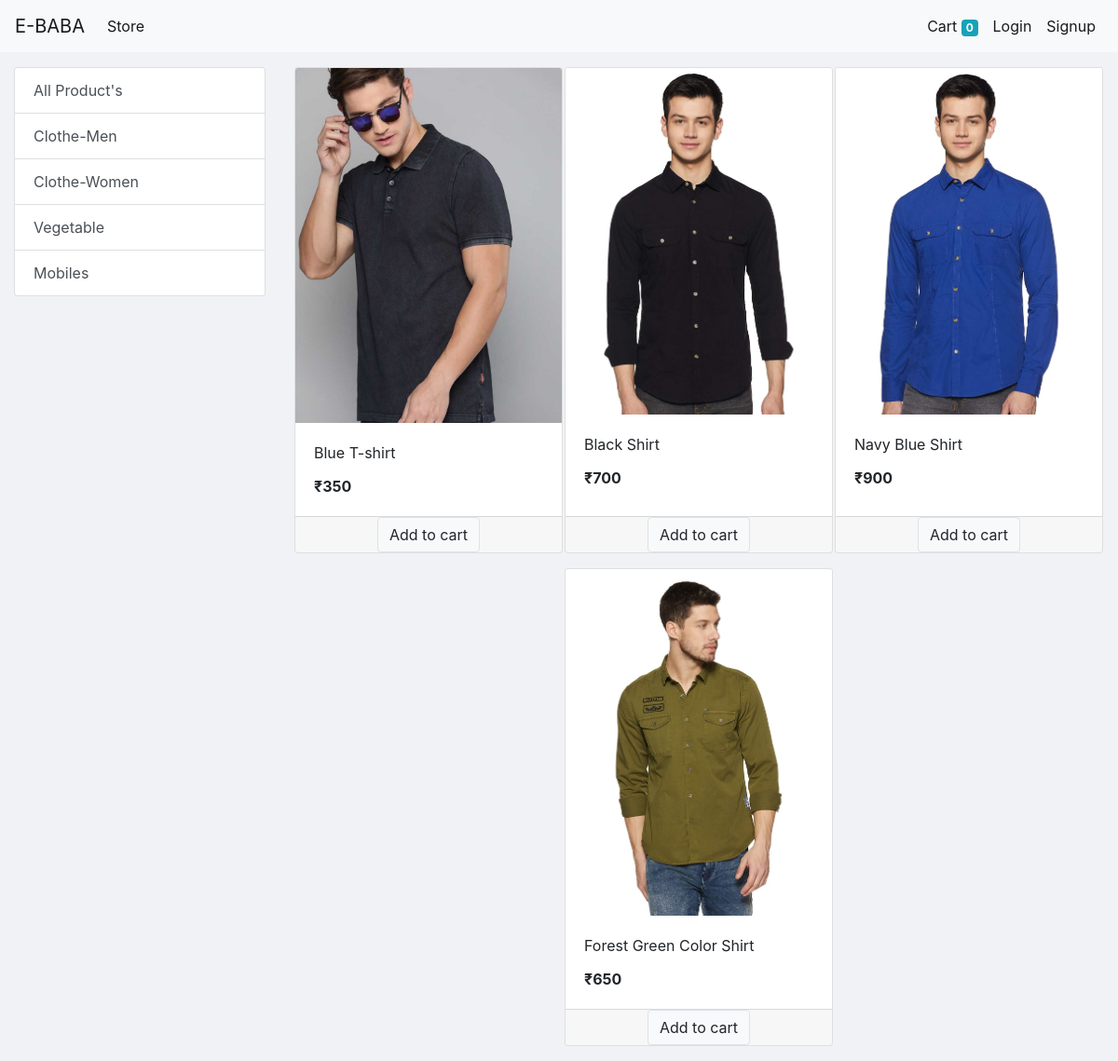
/?category=1, run on the app's committed database.
### store/models/category.py (models this page shows, shortened)
class Category(models.Model):
    Categoryname=models.CharField(max_length=200)
    @staticmethod
    def get_all_categories():
        return Category.objects.all()

### store/models/product.py (models this page shows, shortened)
class Product(models.Model):
    Productname=models.CharField(max_length=100)
    Productprice=models.IntegerField(default=0)
    category = models.ForeignKey(Category,on_delete=models.CASCADE,default=1)
    Productdescription=models.CharField(max_length=200,default='',null=True,blank=True)
    Productimage=models.ImageField(upload_to='assests/pictures/')
    @staticmethod
    def get_all_product_by_categoryid(category_id):
        if category_id:
          return Product.objects.filter(category=category_id)
        else:
            return Product.get_all_product()

### store/views/home.py (the view, shortened to what this page needs)
# urls.py: path('',home.Index.as_view(),name='homepage'),
class Index(View):
    def get(self,request):
        cart=request.session.get('cart')
        if not cart:
            request.session['cart']={}
        products=None
        request.session.get('cart')
        categories=Category.get_all_categories()
        categoryID=request.GET.get('category')
        if categoryID:
           products=Product.get_all_product_by_categoryid(categoryID)
           data={}
           data['products']=products
           data['categories']=categories
           return render(request,'index.html',data)
        else:
          products=Product.get_all_product()
          data={}
          data['products']=products
          data['categories']=categories
          return render(request,'index.html',data)

### store/templatetags/cart.py (called while the page is built)
@register.filter(name='is_in_cart')
def is_in_cart(products,cart):
    keys=cart.keys()
    for id in keys:
        if id==str(products.id):
            return True
    return False

### store/templates/index.html (shortened to what this page needs)
{% extends 'base.html'%}
{% block content %}
{% load cart %}
<div class="container-fluid mt-3">
    <div class="row">
        <div class="col-lg-3">
            <div class="list-group">
                <a href="/" class="list-group-item list-group-item-action">
                    All Product's
                </a>
                {% for category in categories %}
                <a href="/?category={{category.id}}" class="list-group-item list-group-item-action">
                    {{category.Categoryname}}
                </a>
                {% endfor %}
            </div>
        </div>
        <div class="col-lg-9 ">
            <div class="row mx-auto">
                {% for products in products %}
                    <div class="card mx-auto mb-3" id="{{products.id}}" style="width: 18rem;">
                        <img src="{{products.Productimage.url}}" class="card-img-top" alt="card image cap">
                        <div class="card-body">
                            <p class="card-title">{{products.Productname}}</p>
                            <p class="card-text font-weight-bold">₹{{products.Productprice}}</p>
                        </div>
                        <div class="card-footer p-0 ">
                            {% if products|is_in_cart:request.session.cart %}
                            <div class="row no-gutters">
                                <form action="/#{{products.id}}" class="col-2" method="Post">
                                    {% csrf_token %}
                                    <input type="text" hidden name="product" value="{{products.id}}">
                                    <input type="text" hidden name="remove" value="True">
                                    <input type="submit" value="-" class=" btn btn-block btn-secondary">
                                </form>
                                <div class="text-center col mt-2">{{products|cart_count:request.session.cart}} in Cart</div>
                                <form action="" class="col-2" method="Post">
                                    {% csrf_token %}
                                    <input type="text" hidden name="product" value="{{products.id}}">
                                    <input type="submit" value="+" class=" btn btn-block btn-secondary">
                                </form>
                            </div>
                            {% else %}
                            <form action="/#{{products.id}}" method="Post" class="btn-block">
                                <center><input type="submit"  class="btn btn-light border" value="Add to cart"></center>
                            </form>
                            {%endif%}
                        </div>
                    </div>
                {% endfor %}
            </div>
        </div>
    </div>
</div>
{% endblock %}

### store/templates/Base.html (shortened to what this page needs)
<!DOCTYPE html>
<html lang="en">
<head>
    <link rel="stylesheet" href="https://maxcdn.bootstrapcdn.com/bootstrap/4.0.0/css/bootstrap.min.css">
    <link rel="stylesheet" href="https://stackpath.bootstrapcdn.com/font-awesome/4.7.0/css/font-awesome.min.css">
</head>
<body style="background-color:#f1f2f6">
<nav class="navbar navbar-expand-lg navbar-light bg-light">
    <a class="navbar-brand" href="/">E-BABA</a>
    <div class="collapse navbar-collapse" id="navbarSupportedContent">
        <ul class="navbar-nav mr-auto">
            <li class="nav-item active">
                <a class="nav-link" href="/">Store<span class="sr-only">(current)</span></a>
            </li>
        </ul>
        <ul class="navbar-nav my-2 my-lg-0">
            <li class="nav-item active">
                <a class="nav-link" href="/cart">Cart
                    <span class="badge badge-info">{{request.session.cart.keys|length}}</span>
                    <span class="sr-only">(current)</span></a>
            </li>
            {% if request.session.customer %}
            <li class="nav-item active">
                <a class="nav-link" href="/order">Orders<span class="sr-only">(current)</span></a>
            </li>
            <li class="nav-item active">
                <a class="nav-link" href="/logout">Logout<span class="sr-only">(current)</span></a>
            </li>
           {% else %}
            <li class="nav-item active">
                <a class="nav-link" href="/Login">Login<span class="sr-only">(current)</span></a>
            </li>
            <li class="nav-item active">
                <a class="nav-link" href="/signup">Signup<span class="sr-only">(current)</span></a>
            </li>
            {%endif%}
        </ul>
    </div>
</nav>
{% block content %} {% endblock %}
</body>
</html>

### data on the page
Category: Categoryname "Clothe-Men"
Category: Categoryname "Clothe-Women"
Category: Categoryname "Vegetable"
Category: Categoryname "Mobiles"
Product: {{ products.id }} 1 (drawn), Productimage (picture), Productname "Blue T-shirt", Productprice "350"
Product: Productimage (picture), Productname "Black Shirt", Productprice "700"
Product: Productimage (picture), Productname "Navy Blue Shirt", Productprice "900"
Product: Productimage (picture), Productname "Forest Green Color Shirt", Productprice "650"

### other printed values
{{ request.session.cart.keys|length }} "0"
